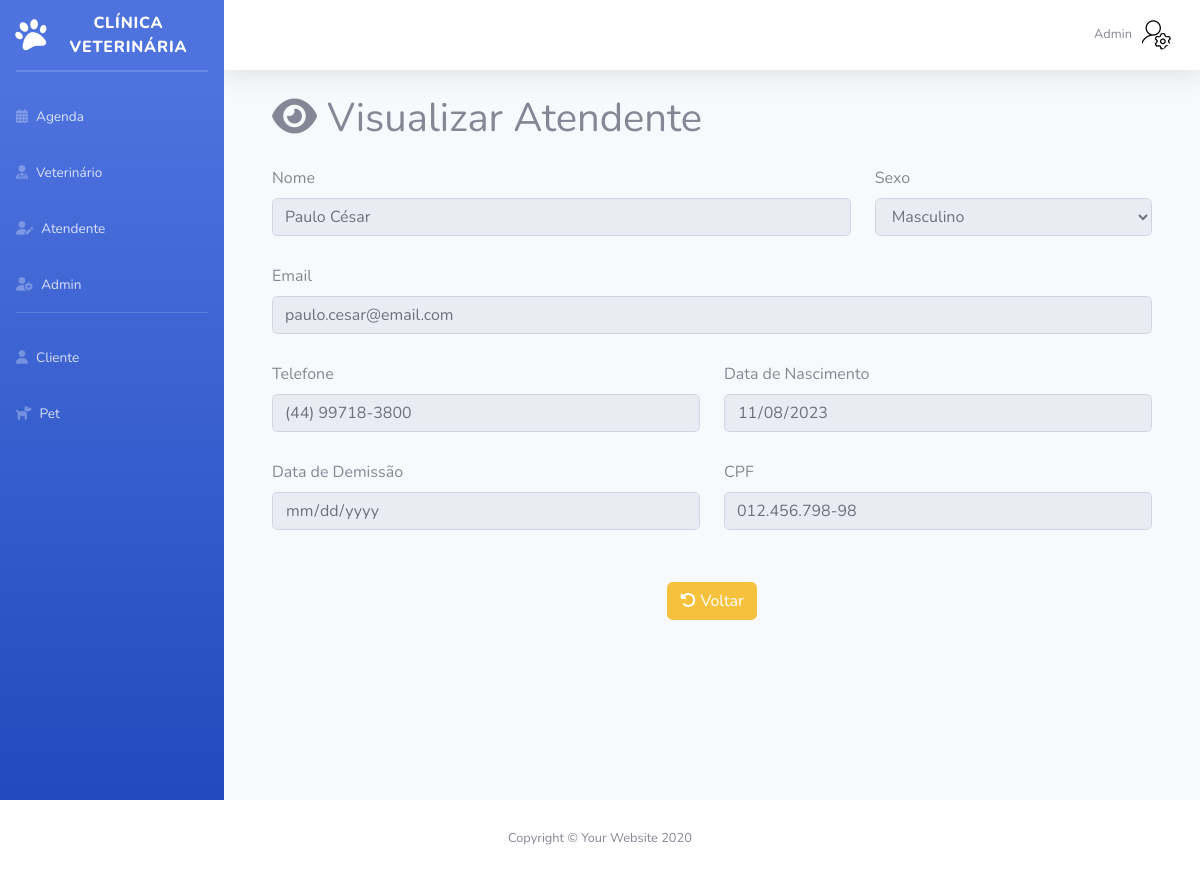
The page /Sistema/Admin/olharAtendente.php?id=1 (signed in) on the database its author committed.
### tables this page shows
CREATE TABLE `atendente` (
  `id` int(11) NOT NULL,
  `statusAtendente` varchar(20) NOT NULL,
  `nome` varchar(200) NOT NULL,
  `telefone` varchar(20) NOT NULL,
  `email` varchar(200) NOT NULL,
  `sexo` char(1) NOT NULL,
  `dataNascimento` date NOT NULL,
  `dataAdmissao` date NOT NULL DEFAULT current_timestamp(),
  `senha` varchar(200) NOT NULL,
  `cpf` varchar(14) NOT NULL,
  `dataDemissao` date DEFAULT NULL
);

### Sistema/Admin/olharAtendente.php (the view, shortened to what this page needs)
<?php
require_once("conexao.php");
$sql = "select * from atendente where id = ".$_GET['id'];
$resultado = mysqli_query($conexao, $sql);
$linha = mysqli_fetch_array($resultado);
?>
<!DOCTYPE html>
<html lang="pt-br">
<head>
    <link href="vendor/fontawesome-free/css/all.min.css" rel="stylesheet" type="text/css">
    <link href="css/sb-admin-2.min.css" rel="stylesheet">
</head>
<body id="page-top">
    <div id="wrapper">
        <?php require_once("sidebarAdmin.php"); ?>
        <div id="content-wrapper" class="d-flex flex-column">
            <div id="content">
                <?php require_once("topbarAdmin.php"); ?>
                <div class="container-fluid">
                    <div class="container">
                        <h1 class="mb-4"><i class="fa-solid fa-eye"></i> Visualizar Atendente</h1>
                        <form method="post">
                            <div class="row">
                                <div class="col-8">
                                    <div class="mb-1">
                                        <label for="formGroupExampleInput" class="form-label">Nome</label>
                                        <input disabled name="nome" type="text" class="form-control"
                                            value="<?= $linha['nome'] ?>"><br>
                                    </div>
                                </div>
                                <div class="col-4">
                                    <label for="sexo" class="form-label">Sexo</label>
                                    <select disabled id="sexo" name="sexo" class="form-control">
                                        <option value="M" <?php echo ($linha['sexo'] == 'M') ? 'selected' : ''; ?>>
                                            Masculino
                                        </option>
                                    </select>
                                </div>
                            </div>
                            <div class="row">
                                <div class="col-12">
                                    <div class="mb-1">
                                        <label for="formGroupExampleInput" class="form-label">Email</label>
                                        <input disabled name="email" type="email" class="form-control"
                                            value="<?= $linha['email'] ?>"><br>
                                    </div>
                                </div>
                            </div>
                            <div class="row">
                                <div class="col-6">
                                    <div class="mb-1">
                                        <label for="formGroupExampleInput" class="form-label">Telefone</label>
                                        <input disabled name="telefone" type="text" maxlength="15" class="form-control"
                                            onkeyup="handlePhone(event)" value="<?= $linha['telefone'] ?>"><br>
                                    </div>
                                </div>
                                <div class="col-6">
                                    <div class="mb-1">
                                        <label for="formGroupExampleInput" class="form-label">Data de Nascimento</label>
                                        <input disabled name="dataNascimento" type="date" class="form-control"
                                            value="<?= $linha['dataNascimento'] ?>"><br>
                                    </div>
                                </div>
                            </div>
                            <div class="row">
                                <div class="col-6">
                                    <div class="mb-1">
                                        <div class="mb-1">
                                            <label for="formGroupExampleInput" class="form-label">Data de
                                                Demissão</label>
                                            <input disabled name="dataDemissao" id="dataDemissao" type="date"
                                                class="form-control" value="<?= $linha['dataDemissao'] ?>">
                                        </div>
                                    </div>
                                </div>
                                <div class="col-6">
                                    <div class="mb-1">
                                        <label for="formGroupExampleInput" class="form-label">CPF</label>
                                        <input disabled name="cpf" type="text" class="form-control" maxlength="15"
                                            value="<?= $linha['cpf'] ?>" oninput="applyCpfMask(this)"><br>
                                    </div>
                                </div>
                            </div><br>
                            <center><a href="listagemAtendente.php" class="btn btn-warning"><i class="fa-solid fa-rotate-left"></i> Voltar</a> </center>
                    </div>
                </div>
                </form><br>
            </div>
            <?php
            require_once("footer.php");
            ?>
</body>
</html>

### rows shown on the page
atendente: nome "Paulo César", sexo "Masculino", email "paulo.cesar@email.com", telefone "(44) 99718-3800", dataNascimento "11/08/2023", cpf "012.456.798-98"

### other values the page prints
$nomeAdmin "Admin"
